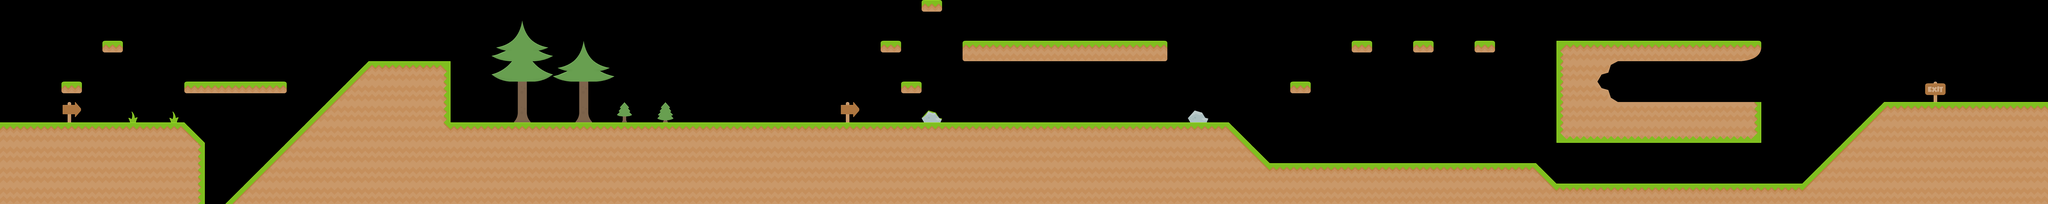

Rendered tile map (Tiled .tmx) drawn with the repository's tilesets; below, a short description and the map source with its tile grids summarised:
An orthogonal 100x10 tile map with 70x70 px tiles, 2 tile layers (Boden, Dekoration), 4 tilesets and 8 objects (dynamic).

<map version="1.0" orientation="orthogonal" renderorder="left-up" width="100" height="10" tilewidth="70" tileheight="70">
 <properties>
  <property name="followObject" value="Player" />
 </properties>
 <tileset firstgid="1" name="tileset-grass" tilewidth="70" tileheight="70">
  <image source="tileset-grass.png" width="420" height="420" />
  <tile id="0">
   <objectgroup draworder="index">
    <object x="0" y="69">
     <polygon points="0,0 69,-69 69,0" />
    </object>
   </objectgroup>
  </tile>
  <tile id="1">
   <objectgroup draworder="index">
    <object x="0" y="0">
     <polygon points="0,0 69,69 0,69" />
    </object>
   </objectgroup>
  </tile>
  <tile id="2">
   <objectgroup draworder="index">
    <object x="0" y="-1" width="70" height="41" />
   </objectgroup>
  </tile>
  <tile id="3">
   <objectgroup draworder="index">
    <object x="-1" y="1" width="73" height="40" />
   </objectgroup>
  </tile>
  <tile id="4">
   <objectgroup draworder="index">
    <object x="0" y="0" width="73" height="41" />
   </objectgroup>
  </tile>
  <tile id="5">
   <objectgroup draworder="index">
    <object x="0" y="1" width="69" height="40" />
   </objectgroup>
  </tile>
 </tileset>
 <tileset firstgid="37" name="tileset-enemies" tilewidth="70" tileheight="70">
  <image source="tileset-enemies.png" width="420" height="420" />
  <tile id="12">
   <objectgroup draworder="index">
    <object x="4.66667" y="36" width="60.3333" height="33.3333">
     <ellipse />
    </object>
   </objectgroup>
  </tile>
 </tileset>
 <tileset firstgid="73" name="tileset-decoration" tilewidth="70" tileheight="70">
  <image source="tileset-decoration.png" width="420" height="420" />
 </tileset>
 <tileset firstgid="109" name="tileset-plants" tilewidth="70" tileheight="70">
  <image source="tileset-plants.png" width="420" height="420" />
 </tileset>
 <layer name="Boden" width="100" height="10">
  <properties>
   <property name="friction" value="0.3" />
   <property name="type" value="static" />
  </properties>
  <data>[1000 cells, 409 non-empty, 23 distinct tile ids]</data>
 </layer>
 <layer name="Dekoration" width="100" height="10">
  <data>[1000 cells, 24 non-empty, 15 distinct tile ids]</data>
 </layer>
 <objectgroup name="Objekte">
  <properties>
   <property name="type" value="dynamic" />
  </properties>
  <object name="Player" type="dynamic" gid="2147483697" x="109" y="419">
   <properties>
    <property name="class" value="ch.jeda.platformer.Player" />
    <property name="damping" value="0" />
    <property name="density" value="1" />
    <property name="friction" value="0.3" />
    <property name="mass" value="0.1" />
    <property name="rotationFixed" value="true" />
   </properties>
  </object>
 </objectgroup>
</map>